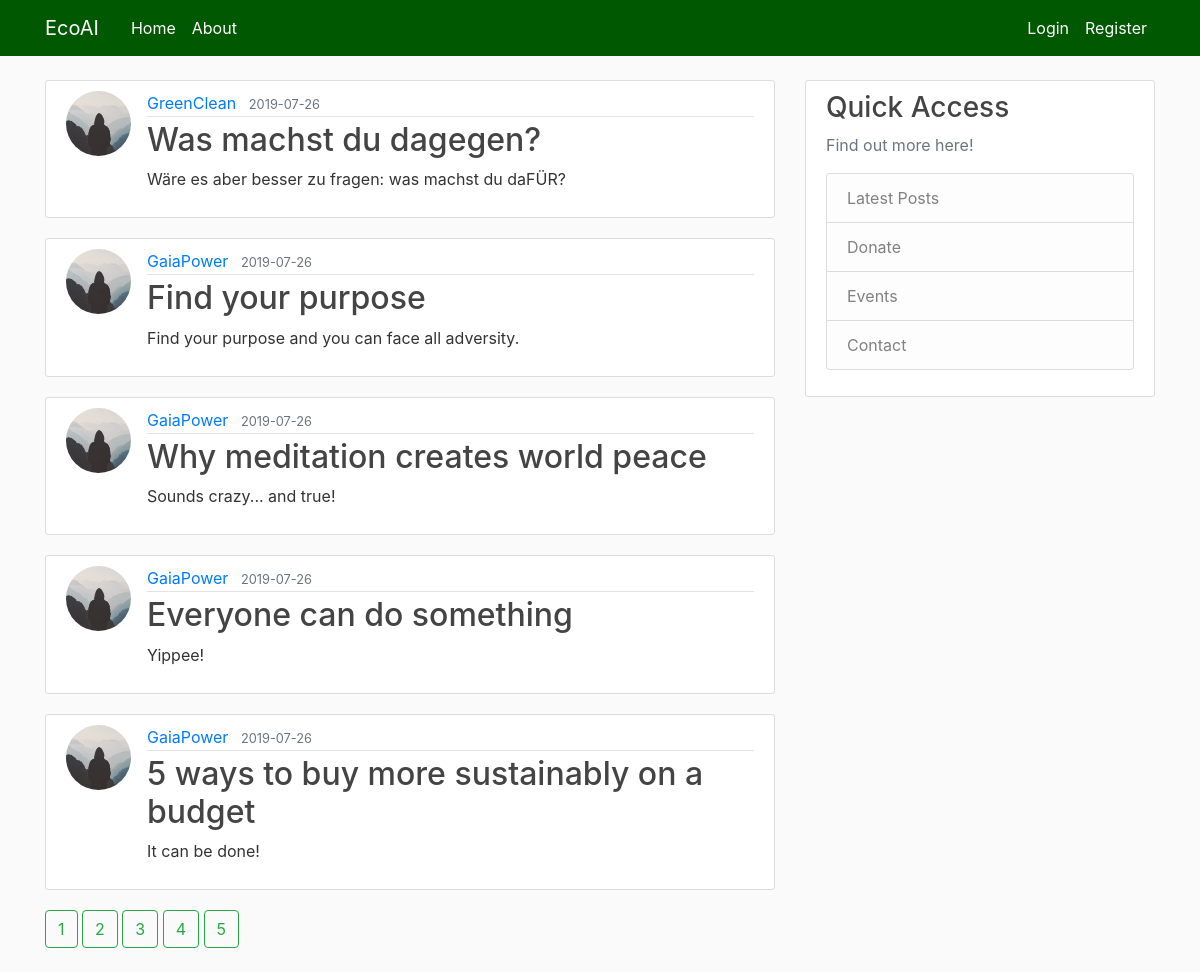
The page /home?page=2 on the database its author committed.
### flaskblog/models.py (models this page shows, shortened)
class Post(db.Model):
    id = db.Column(db.Integer, primary_key=True)
    title = db.Column(db.String(100), nullable=False)
    date_posted = db.Column(db.DateTime, nullable=False, default=datetime.utcnow)
    content = db.Column(db.Text, nullable=False)
    user_id = db.Column(db.Integer, db.ForeignKey('user.id'), nullable=False) #this relates Post to User

class User(db.Model, UserMixin):
    id = db.Column(db.Integer, primary_key=True)
    username = db.Column(db.String(20), unique=True, nullable=False)
    email = db.Column(db.String(120), unique=True, nullable=False)
    image_file = db.Column(db.String(20), nullable=False, default='default.jpg')
    password = db.Column(db.String(60), nullable=False)
    post = db.relationship('Post', backref='author', lazy=True) #this relates the User to Post

### flaskblog/routes.py (the view)
@app.route("/")
@app.route("/home")
def home():
    page = request.args.get('page', 1, type=int)
    posts = Post.query.order_by(Post.date_posted.desc()).paginate(page=page, per_page=5)
    return render_template('home.html', posts=posts)

### flaskblog/templates/home.html
{% extends "layout.html" %}
{% block content %}
    {% for post in posts.items %}
        <article class="media content-section">
            <img class="rounded-circle article-img" src="{{ url_for('static', filename='profile_pics/' + post.author.image_file) }}">
            <div class="media-body">
              <div class="article-metadata">
                <a class="mr-2" href="#">{{ post.author.username }}</a>
                <small class="text-muted">{{ post.date_posted.strftime('%Y-%m-%d') }}</small>
              </div>
              <h2><a class="article-title" href="{{ url_for('post', post_id=post.id) }}">
                  {{ post.title }}
                </a></h2>
              <p class="article-content">{{ post.content }}</p>
            </div>
        </article>
    {% endfor %}
    {% for page_num in posts.iter_pages() %}
        {% if page_num %}
            <a class="btn btn-outline-success mb-4" href="{{ url_for('home', page=page_num)}}">{{ page_num }}</a>
        {% else %}
            ...
        {% endif %}
    {% endfor %}
{% endblock content %}

### flaskblog/static/main.css (style rules this page uses)
body { background: #fafafa; color: #333333; margin-top: 5rem; }
h1, h2, h3, h4, h5, h6 { color: #444444; }
.content-section { background: #ffffff; padding: 10px 20px; border: 1px solid #dddddd; border-radius: 3px; margin-bottom: 20px; }
.article-title { color: #444444; }
.article-content { white-space: pre-line; }
.article-img { height: 65px; width: 65px; margin-right: 16px; }
.article-metadata { padding-bottom: 1px; margin-bottom: 4px; border-bottom: 1px solid #e3e3e3 }
.text-muted { color: #005800; }

### rows shown on the page
Post: image_file (placeholder picture), author.username "GreenClean", date_posted "2019-07-26", title "Was machst du dagegen?", content "Wäre es aber besser zu fragen: was machst du daFÜR?"
Post: image_file (placeholder picture), author.username "GaiaPower", date_posted "2019-07-26", title "Find your purpose", content "Find your purpose and you can face all adversity."
Post: image_file (placeholder picture), author.username "GaiaPower", date_posted "2019-07-26", title "Why meditation creates world peace", content "Sounds crazy... and true!"
Post: image_file (placeholder picture), author.username "GaiaPower", date_posted "2019-07-26", title "Everyone can do something", content "Yippee!"
Post: image_file (placeholder picture), author.username "GaiaPower", date_posted "2019-07-26", title "5 ways to buy more sustainably on a budget", content "It can be done!"

### other values the page prints
{{ page_num }} "1" "2" "3" "4" "5"
